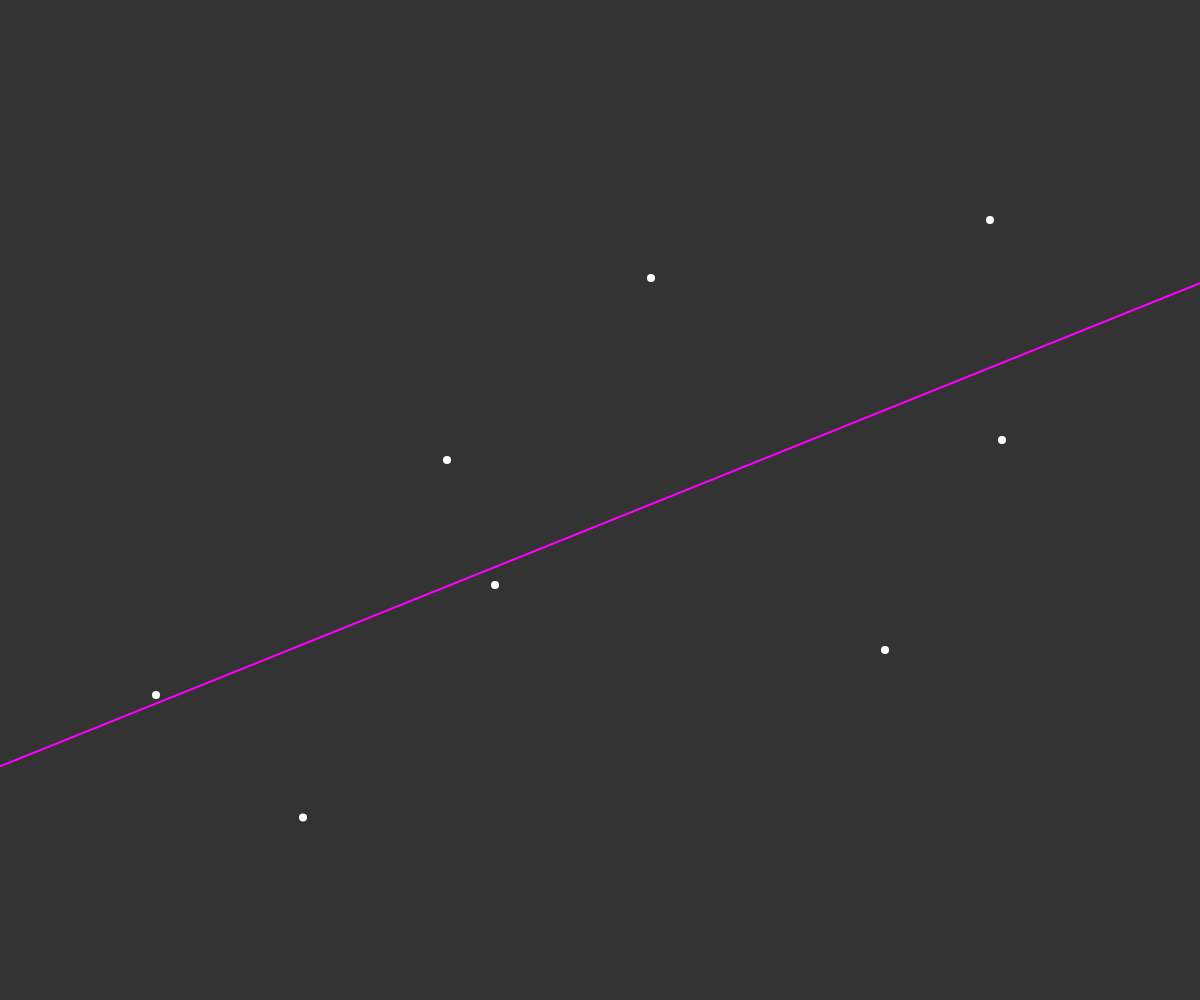
Frame 1 (no input)
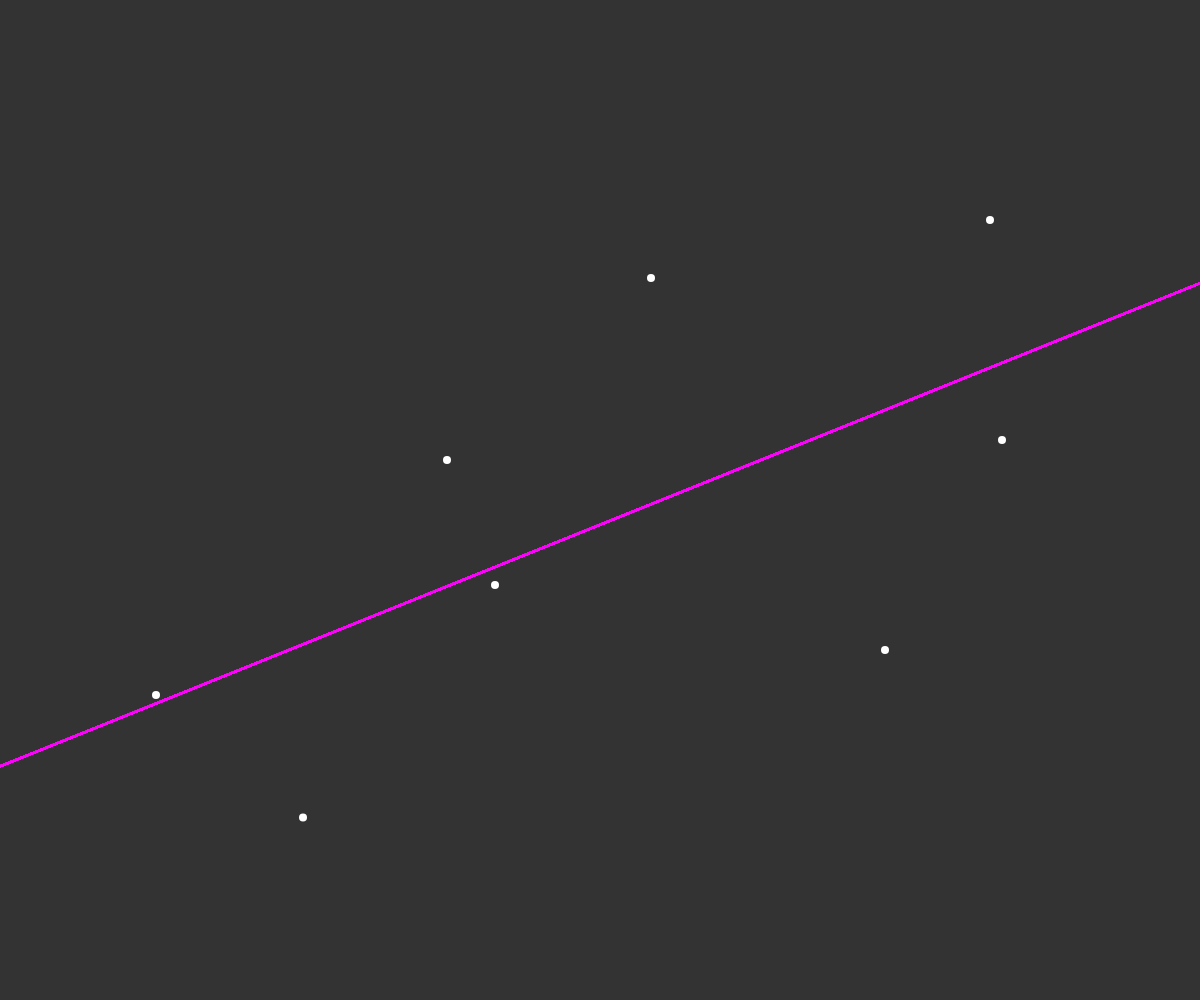
Frame 60 (no input)
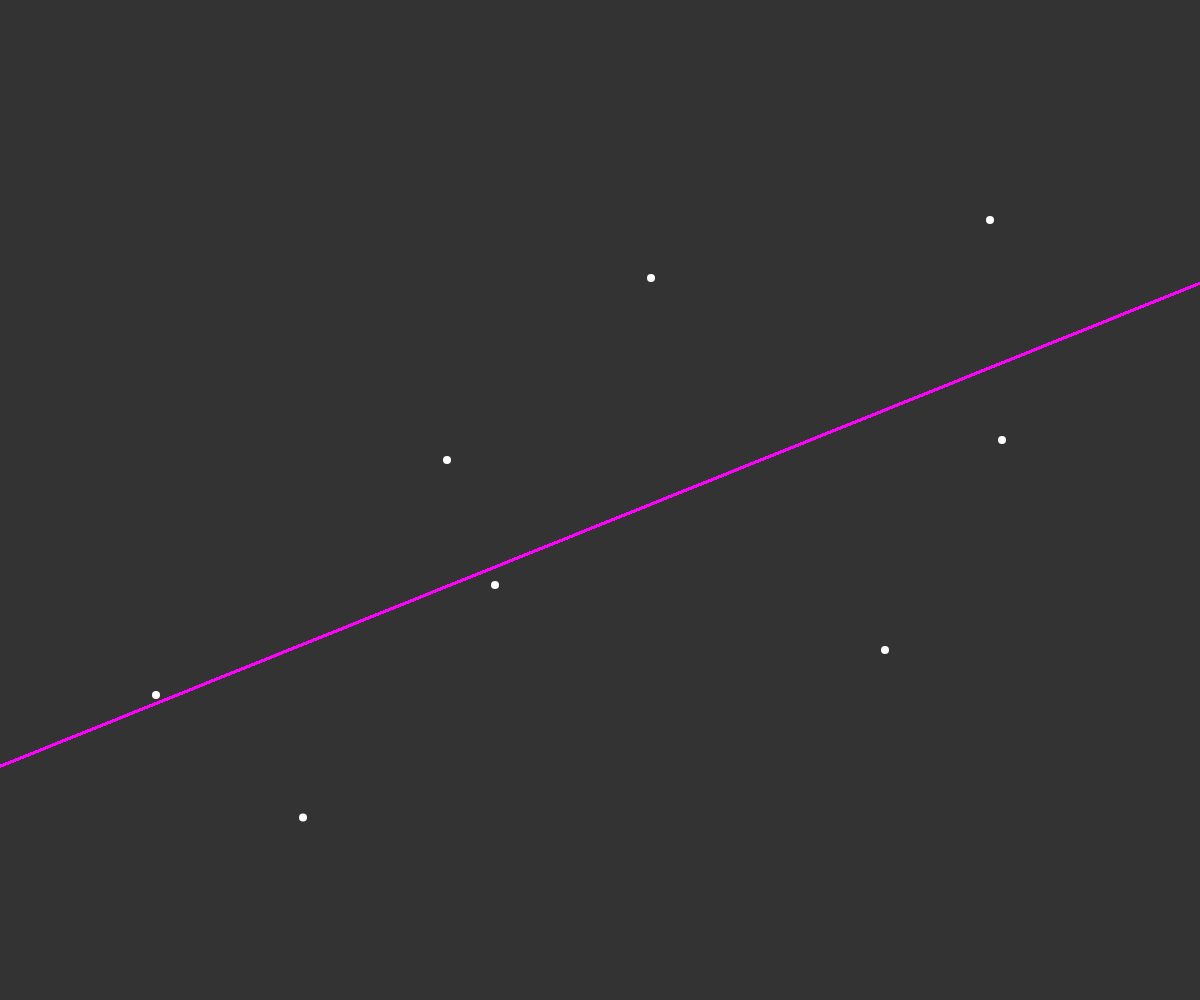
Frame 120 (the mouse pressed at the canvas centre since frame 60)

The p5.js sketch that drew these frames (run headless with seeded random() and noise() and a simulated clock; from frame 60 on, the mouse is pressed at the canvas centre):

// p5.js sketch
// ── sketch.js
const points = [
  new p5.Vector(0.825, 0.78),
  new p5.Vector(0.835, 0.56),
  new p5.Vector(0.3725, 0.54),
  new p5.Vector(0.4125, 0.415),
  new p5.Vector(0.5425, 0.722),
  new p5.Vector(0.7375, 0.35),
  new p5.Vector(0.13, 0.305),
  new p5.Vector(0.2525, 0.1825)
]

let slope = 1
let intercept = 0

function setup() {
  createCanvas(windowWidth, windowHeight)
  background(51)
  stroke(255)
  strokeWeight(8)

  for (const p of points) {
    point(map(p.x, 0, 1, 0, width), map(p.y, 0, 1, height, 0))
  }
}

function draw() {
  strokeWeight(2)
  olsRegression(points)
  drawLine(slope, intercept)
}

function drawLine(s, i) {
  let x1 = 0
  let y1 = s * x1 + i
  let x2 = 1
  let y2 = s * x2 + i
  
  x1 = map(x1, 0, 1, 0, width)
  y1 = map(y1, 0, 1, height, 0)
  x2 = map(x2, 0, 1, 0, width)
  y2 = map(y2, 0, 1, height, 0)
  
  stroke(255, 0, 255)
  line(x1, y1, x2, y2)
}

function olsRegression(points) {
  const xsum = points.reduce((acc, v) => acc + v.x, 0)
  const ysum = points.reduce((acc, v) => acc + v.y, 0)
  const xmean = xsum/points.length
  const ymean = ysum/points.length
  
  const num = points.map(p => (p.x-xmean) * (p.y-ymean)).reduce((acc, v) => acc + v, 0)
  const den = points.map(p => (p.x-xmean) * (p.x-xmean)).reduce((acc, v) => acc + v, 0)

  slope = num/den
  intercept = ymean-slope*xmean 
}
